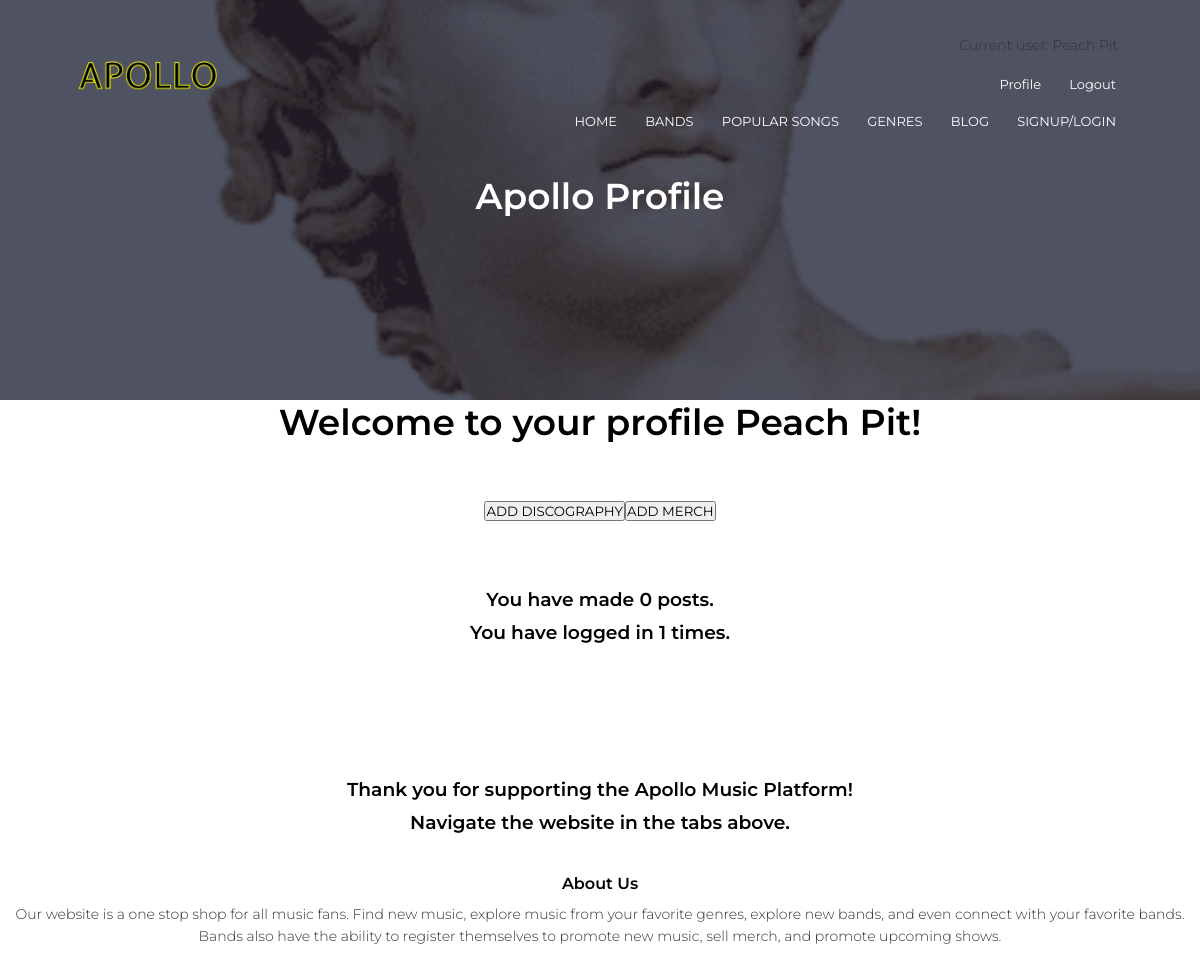
Page /profile (signed in) on the committed database.
### models.py (models this page shows)
class User(UserMixin, db.Model):
    __tablename__ = 'user'
    id = db.Column(db.Integer, primary_key=True)
    email = db.Column(db.String(100), unique=True)
    password = db.Column(db.String(100))
    name = db.Column(db.String(100))
    account_type = db.Column(db.String(100))
    num_logins = db.Column(db.Integer)
    num_posts = db.Column(db.Integer)

### main.py (the view)
@main.route('/profile')
def reg_profile():
    return render_template('profile.html')

### __init__.py (called while the page is built)
def create_app():
    app = Flask(__name__)
    app.config['SECRET_KEY'] = 'secret-key-goes-here'
    app.config['SQLALCHEMY_DATABASE_URI'] = 'sqlite:///db.sqlite'
    db.init_app(app)
    from .auth import auth as auth_blueprint
    app.register_blueprint(auth_blueprint)
    from .main import main as main_blueprint
    app.register_blueprint(main_blueprint)
    login_manager = LoginManager()
    login_manager.login_view = 'auth.login'
    login_manager.init_app(app)
    from .models import User
    @login_manager.user_loader
    def load_user(id):
        if User.query.get(int(id)):
            return User.query.get(int(id))
    with app.app_context():
        db.create_all()
        db.session.commit()
    return app

### templates/profile.html (shortened to what this page needs)
{% extends "header.html" %}
	{% block title %} Apollo Profile {% endblock %}
{% block content %}
<section>
	{% if current_user.is_authenticated %}
		<h1 class="title" style="text-align: center"> Welcome to your profile {{ current_user.name }}!</h1>
		{% if current_user.account_type == "band" %}
			<br><br><br>
				<div style="display: flex; justify-content: center; align-content: center;">
	                    <a href="{{ url_for('main.add_discog', uid=current_user.id) }}">
							<button>ADD DISCOGRAPHY</button>
						</a>
						<a href="{{ url_for('main.add_merch', uid=current_user.id) }}">
							<button>ADD MERCH</button>
						</a>
				</div>
			<br><br><br>
		{% endif %}
		<h3>You have made {{ current_user.num_posts }} posts.</h3>
		<h3>You have logged in {{ current_user.num_logins }} times.</h3>
		<br><br><br>
		<br><br><br>
		<h3>Thank you for supporting the Apollo Music Platform!</h3>
		<h3>Navigate the website in the tabs above.</h3>
	{% endif %}
</section>
{% endblock %}

### templates/header.html (shortened to what this page needs)
<!DOCTYPE html>
<html>
<head>
    <link rel="stylesheet" href="https://stackpath.bootstrapcdn.com/font-awesome/4.7.0/css/font-awesome.min.css">
    <section class="sub-header">
        <nav>
            <a href="{{ url_for('main.index') }}"><img src="{{ url_for('static', filename='images/logo.png') }}" width="100" heigth="40" ></a>
            <div class="nav-links" id="navLinks">
            {% if current_user.is_authenticated %}
                <p>Current user: {{current_user.name }}</p>
                <ul>
                    <li><a href="{{ url_for('main.reg_profile') }}">Profile</a></li>
                    <li><a href="{{ url_for('auth.logout') }}">Logout</a></li>
                </ul>
            {% endif %}
                <ul>
                    <li><a href="{{ url_for('main.index') }}">HOME</a></li>
                    <li><a href="{{ url_for('main.bands') }}">BANDS</a></li>
                    <li><a href="{{ url_for('main.popular') }}">POPULAR SONGS</a></li>
                    <li><a href="{{ url_for('main.genres') }}">GENRES</a></li>
                    <li><a href="{{ url_for('main.blog') }}">BLOG</a></li>
                    <li><a href="{{ url_for('main.singup_login_redir') }}">SIGNUP/LOGIN</a></li>
                </ul>
            </div>
        </nav>
        <h1>{% block title %} {% endblock %}</h1>
    </section>
</head>
<body>
    {% block content %} {% endblock %}
<section class="footer">
    <h4>About Us</h4>
    <p>Our website is a one stop shop for all music fans. Find new music, explore music from your favorite genres, explore new bands, and even connect with your favorite bands. Bands also have the ability to register themselves to promote new music, sell merch, and promote upcoming shows.</p>
</section>
</body>
</html>

### rows in the picture
User: name "Peach Pit", num_posts "0", num_logins "1"
